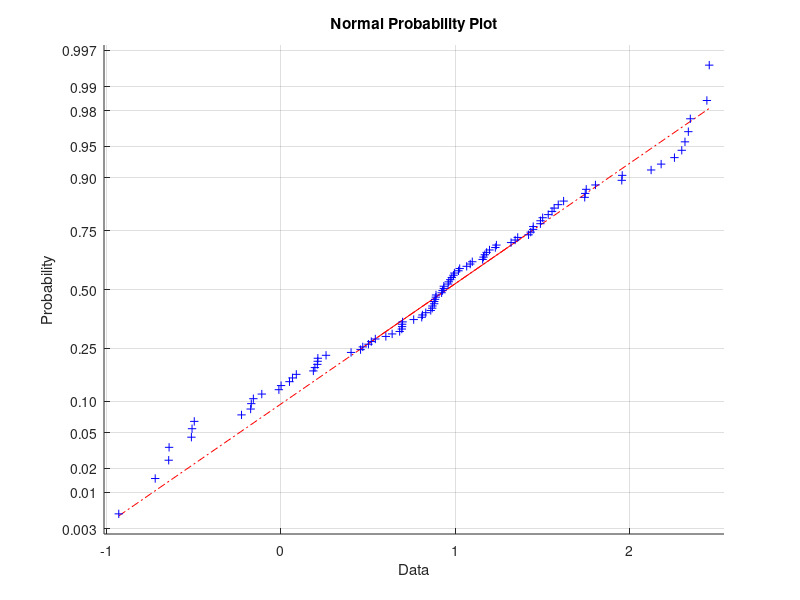

The MATLAB script that drew this image: (Note: this script raises an error after producing the figure.)

l2 = normrnd(1,0.8,100,1);
normplot(l2)
l2(101)=1;
M = zeros(100,100);

for i=1:100
    M(i,i)=((((i-100)/L(i+1))+((i-99.95)/L(i)))*10);
    if i<=99
        M(i,i+1)=(((100-i)/L(i+1))*10);
        M(i+1,i)=(((101-i)/L(i))*10);
    end
end

[U,R]=eig(M);

a2=U(100,100);
g2=sprintf('%d ', a2);
fprintf('Answer: %s\n', a2)

b2=R(100,100);
f2=sprintf('%d ', b2);
fprintf('Answer: %s\n', b2)
